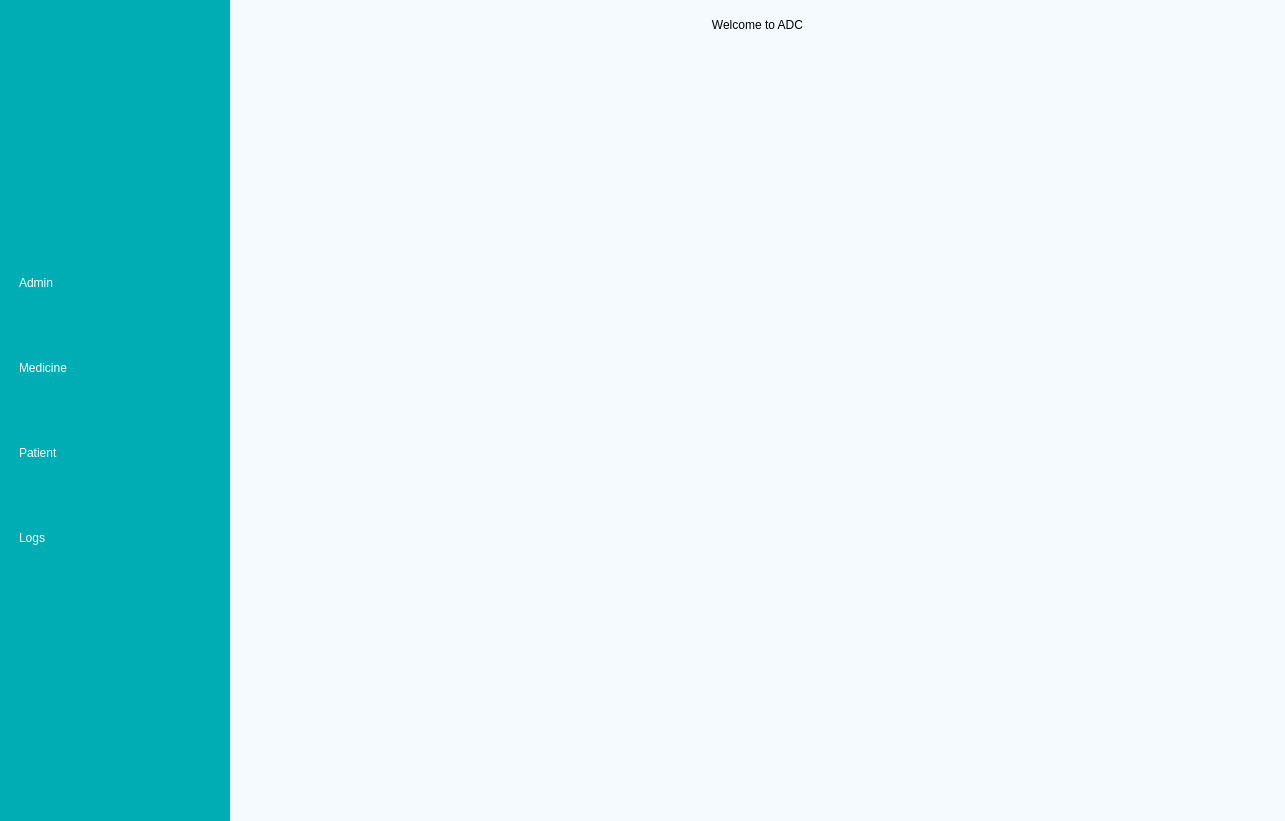
<?xml version="1.0" encoding="UTF-8"?>
<ui version="4.0">
 <class>MainWindow</class>
 <widget class="QMainWindow" name="MainWindow">
  <property name="geometry">
   <rect>
    <x>0</x>
    <y>0</y>
    <width>1285</width>
    <height>821</height>
   </rect>
  </property>
  <property name="minimumSize">
   <size>
    <width>800</width>
    <height>480</height>
   </size>
  </property>
  <property name="windowTitle">
   <string>MainWindow</string>
  </property>
  <property name="styleSheet">
   <string notr="true">background-color: rgb(245, 250, 254);
font: 9pt &quot;Segoe UI&quot;;
color: rgb(0, 0, 0);</string>
  </property>
  <widget class="QWidget" name="centralwidget">
   <layout class="QHBoxLayout" name="horizontalLayout">
    <property name="spacing">
     <number>0</number>
    </property>
    <property name="leftMargin">
     <number>0</number>
    </property>
    <property name="topMargin">
     <number>0</number>
    </property>
    <property name="rightMargin">
     <number>0</number>
    </property>
    <property name="bottomMargin">
     <number>0</number>
    </property>
    <item>
     <widget class="QWidget" name="dashBoard_widget" native="true">
      <property name="minimumSize">
       <size>
        <width>230</width>
        <height>0</height>
       </size>
      </property>
      <property name="maximumSize">
       <size>
        <width>200</width>
        <height>16777215</height>
       </size>
      </property>
      <property name="styleSheet">
       <string notr="true">QWidget{
	
background-color: rgb(0, 173, 181);
}
QPushButton{
	text-align:left;
	height: 70px;
	border: none;
	font: 700 14pt&quot;Sans Serif Collection&quot;;
	
	color: rgb(255, 255, 255);
	padding-left: 10px;
	border-top-left-radius:10px;
	border-bottom-left-radius:10px;
}
QPushButton:checked{
	background-color: rgb(255, 255, 255);
	color:#1F95EF;
}</string>
      </property>
      <layout class="QVBoxLayout" name="verticalLayout_3">
       <property name="rightMargin">
        <number>0</number>
       </property>
       <item>
        <spacer name="verticalSpacer_4">
         <property name="orientation">
          <enum>Qt::Orientation::Vertical</enum>
         </property>
         <property name="sizeHint" stdset="0">
          <size>
           <width>20</width>
           <height>100</height>
          </size>
         </property>
        </spacer>
       </item>
       <item>
        <layout class="QVBoxLayout" name="verticalLayout_2"/>
       </item>
       <item>
        <layout class="QVBoxLayout" name="verticalLayout">
         <property name="spacing">
          <number>15</number>
         </property>
         <item>
          <widget class="QPushButton" name="admin_PushButton">
           <property name="enabled">
            <bool>true</bool>
           </property>
           <property name="text">
            <string>Admin</string>
           </property>
           <property name="icon">
            <iconset resource="../../assets/resources.qrc">
             <normaloff>:/icons/icons/admin.png</normaloff>:/icons/icons/admin.png</iconset>
           </property>
           <property name="iconSize">
            <size>
             <width>30</width>
             <height>30</height>
            </size>
           </property>
           <property name="checkable">
            <bool>true</bool>
           </property>
           <property name="autoExclusive">
            <bool>true</bool>
           </property>
           <property name="default">
            <bool>false</bool>
           </property>
           <property name="flat">
            <bool>false</bool>
           </property>
           <attribute name="buttonGroup">
            <string notr="true">dashBoard_Buttons</string>
           </attribute>
          </widget>
         </item>
         <item>
          <widget class="QPushButton" name="medicine_pushButton">
           <property name="enabled">
            <bool>true</bool>
           </property>
           <property name="text">
            <string>Medicine</string>
           </property>
           <property name="icon">
            <iconset resource="../../assets/resources.qrc">
             <normaloff>:/icons/icons/medicine.png</normaloff>:/icons/icons/medicine.png</iconset>
           </property>
           <property name="iconSize">
            <size>
             <width>30</width>
             <height>30</height>
            </size>
           </property>
           <property name="checkable">
            <bool>true</bool>
           </property>
           <property name="autoExclusive">
            <bool>true</bool>
           </property>
           <attribute name="buttonGroup">
            <string notr="true">dashBoard_Buttons</string>
           </attribute>
          </widget>
         </item>
         <item>
          <widget class="QPushButton" name="patient_pushButton">
           <property name="enabled">
            <bool>false</bool>
           </property>
           <property name="text">
            <string>Patient</string>
           </property>
           <property name="icon">
            <iconset resource="../../assets/resources.qrc">
             <normaloff>:/icons/icons/patient.png</normaloff>:/icons/icons/patient.png</iconset>
           </property>
           <property name="iconSize">
            <size>
             <width>30</width>
             <height>30</height>
            </size>
           </property>
           <property name="checkable">
            <bool>true</bool>
           </property>
           <property name="autoExclusive">
            <bool>true</bool>
           </property>
           <attribute name="buttonGroup">
            <string notr="true">dashBoard_Buttons</string>
           </attribute>
          </widget>
         </item>
         <item>
          <widget class="QPushButton" name="log_pushButton">
           <property name="enabled">
            <bool>false</bool>
           </property>
           <property name="text">
            <string>Logs</string>
           </property>
           <property name="icon">
            <iconset resource="../../assets/resources.qrc">
             <normaloff>:/icons/icons/log.png</normaloff>:/icons/icons/log.png</iconset>
           </property>
           <property name="iconSize">
            <size>
             <width>30</width>
             <height>30</height>
            </size>
           </property>
           <property name="checkable">
            <bool>true</bool>
           </property>
           <property name="autoExclusive">
            <bool>true</bool>
           </property>
           <attribute name="buttonGroup">
            <string notr="true">dashBoard_Buttons</string>
           </attribute>
          </widget>
         </item>
        </layout>
       </item>
       <item>
        <spacer name="verticalSpacer_2">
         <property name="orientation">
          <enum>Qt::Orientation::Vertical</enum>
         </property>
         <property name="sizeHint" stdset="0">
          <size>
           <width>20</width>
           <height>100</height>
          </size>
         </property>
        </spacer>
       </item>
      </layout>
     </widget>
    </item>
    <item>
     <layout class="QVBoxLayout" name="verticalLayout_4">
      <item>
       <widget class="QLabel" name="title_Label">
        <property name="minimumSize">
         <size>
          <width>0</width>
          <height>50</height>
         </size>
        </property>
        <property name="maximumSize">
         <size>
          <width>16777215</width>
          <height>50</height>
         </size>
        </property>
        <property name="styleSheet">
         <string notr="true">font:700 16pt &quot;Microsoft YaHei UI&quot;;
color: rgb(0, 0, 0);</string>
        </property>
        <property name="text">
         <string>Welcome to ADC</string>
        </property>
        <property name="alignment">
         <set>Qt::AlignmentFlag::AlignCenter</set>
        </property>
       </widget>
      </item>
      <item>
       <widget class="QStackedWidget" name="main_stackwidget">
        <property name="styleSheet">
         <string notr="true">Qlabel{
	font: 700 16pt &quot;Segoe UI&quot;;
	color: rgb(0, 85, 255);
}</string>
        </property>
        <property name="currentIndex">
         <number>0</number>
        </property>
        <widget class="QWidget" name="page">
         <layout class="QGridLayout" name="gridLayout_2"/>
        </widget>
        <widget class="QWidget" name="page_2"/>
       </widget>
      </item>
     </layout>
    </item>
   </layout>
  </widget>
 </widget>
 <resources>
  <include location="../../assets/resources.qrc"/>
 </resources>
 <connections/>
 <buttongroups>
  <buttongroup name="dashBoard_Buttons"/>
 </buttongroups>
</ui>
